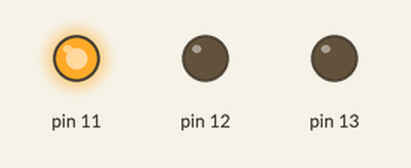
A sketch run on a simulated Arduino Uno, built with avr-gcc and run on an emulated ATmega328P. On the bench: output pins drawn as LEDs (lit = HIGH). What the sketch prints to the serial monitor is not drawn.

Above: at 2.5 s.
At 5.5 s:
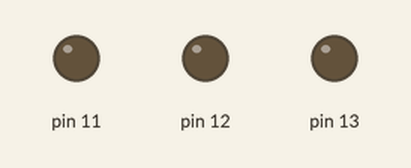
At 7.5 s:
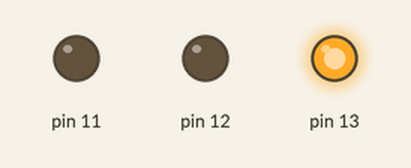
At 14.2 s:
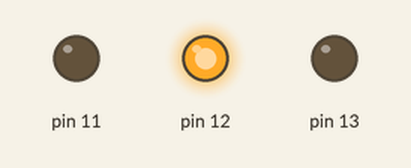
Timing chart, 0 to 19.5 s (numbered marks = the images above):
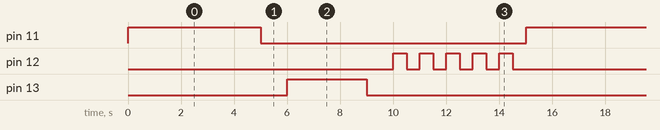

The sketch:

green_3s_5blinks.ino
```cpp
/*
Уровень 1: Изменённые временные параметры
- Зелёный горит 3 секунды вместо 5
- Жёлтый мигает 5 раз вместо 3
- Добавлена пауза 1 секунда между фазами
*/

void setup() {
  pinMode(11, OUTPUT);  // 🔴 Красный
  pinMode(12, OUTPUT);  // 🟡 Жёлтый
  pinMode(13, OUTPUT);  // 🟢 Зелёный
  Serial.begin(9600);
}

void loop() {
  // 🔴 Фаза 1: Красный 5 секунд
  Serial.println("🔴 КРАСНЫЙ: СТОП (5 секунд)");
  digitalWrite(11, HIGH);
  digitalWrite(12, LOW);
  digitalWrite(13, LOW);
  delay(5000);

  // ⏸️ Пауза между фазами (1 секунда всё выключено)
  Serial.println("⏸️ ПАУЗА (1 секунда)");
  digitalWrite(11, LOW);
  digitalWrite(12, LOW);
  digitalWrite(13, LOW);
  delay(1000);

  // 🟢 Фаза 2: Зелёный 3 секунды (изменено!)
  Serial.println("🟢 ЗЕЛЁНЫЙ: ИДТИ (3 секунды)");
  digitalWrite(11, LOW);
  digitalWrite(12, LOW);
  digitalWrite(13, HIGH);
  delay(3000);  // Было 5000, стало 3000

  // ⏸️ Пауза
  Serial.println("⏸️ ПАУЗА (1 секунда)");
  digitalWrite(11, LOW);
  digitalWrite(12, LOW);
  digitalWrite(13, LOW);
  delay(1000);

  // 🟡 Фаза 3: Жёлтый мигает 5 раз (изменено!)
  Serial.println("🟡 ЖЁЛТЫЙ: ВНИМАНИЕ (5 миганий)");
  for (int i = 1; i <= 5; i++) {  // Было i <= 3, стало i <= 5
    Serial.print("  Мигание ");
    Serial.println(i);

    digitalWrite(12, HIGH);
    delay(500);
    digitalWrite(12, LOW);
    delay(500);
  }

  Serial.println("=== ЦИКЛ ЗАВЕРШЁН ===\n");
}
```

Measured:
- by itself, pin 11: alternates HIGH for 5.0 s and LOW for 10.0 s
- by itself, pin 12: repeats every 15.0 s: 4 × (LOW 0.50 s, HIGH 0.50 s), LOW 10.5 s, HIGH 0.50 s
- by itself, pin 13: alternates HIGH for 3.0 s and LOW for 12.0 s
